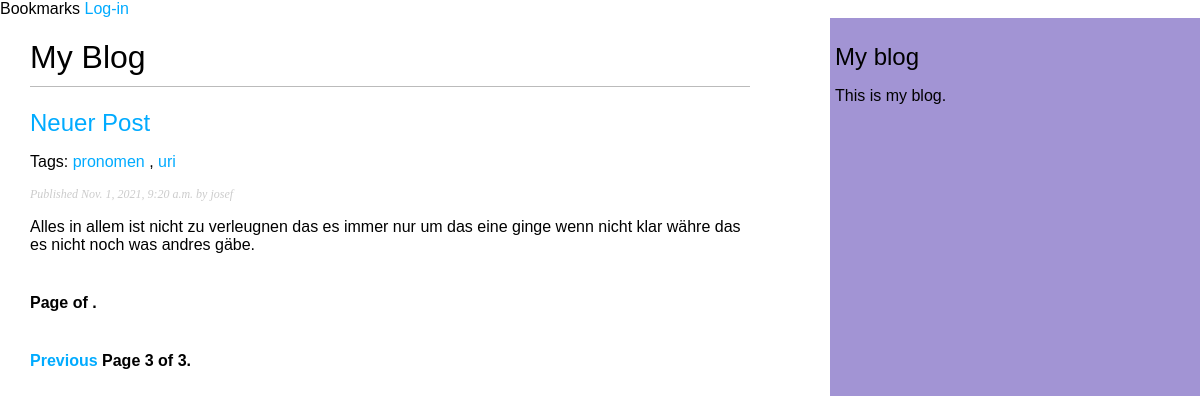
Screenshot of /artblog?page=3 with the database file from the repository.
### artblog/models.py (models this page shows, shortened)
class Post(models.Model):
    STATUS_CHOICES = (
        ('draft', 'Draft'),
        ('published', 'Published'),
    )
    title = models.CharField(max_length=250)
    slug = models.SlugField(max_length=250, unique_for_date='publish')
    author = models.ForeignKey(User, on_delete=models.CASCADE, related_name='blog_posts')
    body = models.TextField()
    publish = models.DateTimeField(default=timezone.now)
    created = models.DateTimeField(auto_now_add=True)
    updated = models.DateTimeField(auto_now=True)
    status = models.CharField(max_length=10, choices=STATUS_CHOICES, default='draft')
    objects = models.Manager() # The default manager.
    published = PublishedManager()## custom Manager
    class Meta:
        ordering = ('-publish',)
    def get_absolute_url(self):
        return reverse('artblog:post_detail',args=[self.publish.year,self.publish.month,self.publish.day, self.slug])
    tags = TaggableManager()

### artblog/views.py (the view)
# urls.py: path('', views.PostListView.as_view(), name='post_list'),
class PostListView(ListView):
    queryset = Post.published.all()
    context_object_name = 'posts'
    paginate_by = 3
    template_name = 'artblog/post/list.html'

### artblog/templates/artblog/post/list.html (shortened to what this page needs)
{% extends "artblog/base.html" %}
{% block content %}
<h1>My Blog</h1>
{% for post in posts %}
<h2>
    <a href="{{ post.get_absolute_url }}">
        {{ post.title }}
    </a>
</h2>
<p class="tags">
    Tags:
    {% for tag in post.tags.all %}
    <a href="{% url "artblog:post_list_by_tag" tag.slug %}">
        {{ tag.name }}
    </a>
    {% if not forloop.last %}, {% endif %}
    {% endfor %}
</p>
<p class="date">
    Published {{ post.publish }} by {{ post.author }}
</p>
{{ post.body|truncatewords:30|linebreaks }}
{% endfor %}
{% include "artblog/pagination.html" with page=posts %}
{% include "artblog/pagination.html" with page=page_obj %}
{% endblock %}

### artblog/static/css/blog.css (style rules this page uses)
body { margin:0; padding:0; font-family:helvetica, sans-serif; }
a { color:#00abff; text-decoration:none; }
h1 { font-weight:normal; border-bottom:1px solid #bbb; padding:0 0 10px 0; }
h2 { font-weight:normal; margin:20px 0 0; }
p.date { color:#ccc; font-family: georgia, serif; font-size: 12px; font-style: italic; }

### rows the page displays
Post: title "Neuer Post", publish "Nov. 1, 2021, 9:20 a.m.", author "josef", body "Alles in allem ist nicht zu verleugnen das es immer nur um das eine ginge wenn nicht klar währe das es nicht noch was andres gäbe."
Tag: name "pronomen"
Tag: name "uri"

### other values shown
{{ page.number }} "3"
{{ page.paginator.num_pages }} "3"
